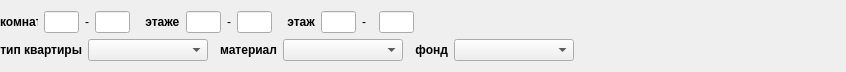
<?xml version="1.0" encoding="UTF-8"?>
<ui version="4.0">
 <class>FindTypeApartment</class>
 <widget class="QWidget" name="FindTypeApartment">
  <property name="geometry">
   <rect>
    <x>0</x>
    <y>0</y>
    <width>846</width>
    <height>71</height>
   </rect>
  </property>
  <property name="minimumSize">
   <size>
    <width>0</width>
    <height>0</height>
   </size>
  </property>
  <property name="windowTitle">
   <string>Form</string>
  </property>
  <layout class="QVBoxLayout" name="verticalLayout">
   <property name="leftMargin">
    <number>0</number>
   </property>
   <item>
    <layout class="QHBoxLayout" name="horizontalLayout">
     <property name="spacing">
      <number>12</number>
     </property>
     <item>
      <widget class="QWidget" name="widget" native="true">
       <property name="minimumSize">
        <size>
         <width>0</width>
         <height>0</height>
        </size>
       </property>
       <property name="maximumSize">
        <size>
         <width>130</width>
         <height>16777215</height>
        </size>
       </property>
       <layout class="QHBoxLayout" name="horizontalLayout_3">
        <property name="leftMargin">
         <number>0</number>
        </property>
        <property name="topMargin">
         <number>0</number>
        </property>
        <property name="rightMargin">
         <number>0</number>
        </property>
        <property name="bottomMargin">
         <number>0</number>
        </property>
        <item>
         <widget class="QLabel" name="label">
          <property name="font">
           <font>
            <weight>75</weight>
            <bold>true</bold>
           </font>
          </property>
          <property name="text">
           <string>комнат</string>
          </property>
         </widget>
        </item>
        <item>
         <widget class="QLineEdit" name="mpMinRoom">
          <property name="minimumSize">
           <size>
            <width>35</width>
            <height>0</height>
           </size>
          </property>
          <property name="maximumSize">
           <size>
            <width>35</width>
            <height>16777215</height>
           </size>
          </property>
         </widget>
        </item>
        <item>
         <widget class="QLabel" name="label_2">
          <property name="text">
           <string>-</string>
          </property>
         </widget>
        </item>
        <item>
         <widget class="QLineEdit" name="mpMaxRoom">
          <property name="minimumSize">
           <size>
            <width>35</width>
            <height>0</height>
           </size>
          </property>
          <property name="maximumSize">
           <size>
            <width>35</width>
            <height>16777215</height>
           </size>
          </property>
         </widget>
        </item>
       </layout>
      </widget>
     </item>
     <item>
      <widget class="QWidget" name="widget_2" native="true">
       <property name="minimumSize">
        <size>
         <width>0</width>
         <height>0</height>
        </size>
       </property>
       <property name="maximumSize">
        <size>
         <width>130</width>
         <height>16777215</height>
        </size>
       </property>
       <layout class="QHBoxLayout" name="horizontalLayout_4">
        <property name="leftMargin">
         <number>0</number>
        </property>
        <property name="topMargin">
         <number>0</number>
        </property>
        <property name="rightMargin">
         <number>0</number>
        </property>
        <property name="bottomMargin">
         <number>0</number>
        </property>
        <item>
         <widget class="QLabel" name="label_3">
          <property name="font">
           <font>
            <weight>75</weight>
            <bold>true</bold>
           </font>
          </property>
          <property name="text">
           <string> этажей</string>
          </property>
         </widget>
        </item>
        <item>
         <widget class="QLineEdit" name="mpMinLevels">
          <property name="minimumSize">
           <size>
            <width>35</width>
            <height>0</height>
           </size>
          </property>
          <property name="maximumSize">
           <size>
            <width>35</width>
            <height>16777215</height>
           </size>
          </property>
         </widget>
        </item>
        <item>
         <widget class="QLabel" name="label_4">
          <property name="text">
           <string>-</string>
          </property>
         </widget>
        </item>
        <item>
         <widget class="QLineEdit" name="mpMaxLevels">
          <property name="minimumSize">
           <size>
            <width>35</width>
            <height>0</height>
           </size>
          </property>
          <property name="maximumSize">
           <size>
            <width>35</width>
            <height>16777215</height>
           </size>
          </property>
         </widget>
        </item>
       </layout>
      </widget>
     </item>
     <item>
      <widget class="QWidget" name="widget_3" native="true">
       <property name="minimumSize">
        <size>
         <width>0</width>
         <height>0</height>
        </size>
       </property>
       <property name="maximumSize">
        <size>
         <width>130</width>
         <height>16777215</height>
        </size>
       </property>
       <layout class="QHBoxLayout" name="horizontalLayout_5">
        <property name="leftMargin">
         <number>0</number>
        </property>
        <property name="topMargin">
         <number>0</number>
        </property>
        <property name="rightMargin">
         <number>0</number>
        </property>
        <property name="bottomMargin">
         <number>0</number>
        </property>
        <item>
         <widget class="QLabel" name="label_5">
          <property name="font">
           <font>
            <weight>75</weight>
            <bold>true</bold>
           </font>
          </property>
          <property name="text">
           <string> этаж</string>
          </property>
         </widget>
        </item>
        <item>
         <widget class="QLineEdit" name="mpMinLevel">
          <property name="minimumSize">
           <size>
            <width>35</width>
            <height>0</height>
           </size>
          </property>
          <property name="maximumSize">
           <size>
            <width>35</width>
            <height>16777215</height>
           </size>
          </property>
         </widget>
        </item>
        <item>
         <widget class="QLabel" name="label_6">
          <property name="text">
           <string>-</string>
          </property>
         </widget>
        </item>
        <item>
         <widget class="QLineEdit" name="mpMaxLevel">
          <property name="minimumSize">
           <size>
            <width>35</width>
            <height>0</height>
           </size>
          </property>
          <property name="maximumSize">
           <size>
            <width>35</width>
            <height>16777215</height>
           </size>
          </property>
         </widget>
        </item>
       </layout>
      </widget>
     </item>
     <item>
      <spacer name="horizontalSpacer_8">
       <property name="orientation">
        <enum>Qt::Horizontal</enum>
       </property>
       <property name="sizeHint" stdset="0">
        <size>
         <width>40</width>
         <height>20</height>
        </size>
       </property>
      </spacer>
     </item>
    </layout>
   </item>
   <item>
    <layout class="QHBoxLayout" name="horizontalLayout_2">
     <property name="spacing">
      <number>12</number>
     </property>
     <item>
      <widget class="QWidget" name="widget_4" native="true">
       <property name="minimumSize">
        <size>
         <width>0</width>
         <height>0</height>
        </size>
       </property>
       <layout class="QHBoxLayout" name="horizontalLayout_6">
        <property name="leftMargin">
         <number>0</number>
        </property>
        <property name="topMargin">
         <number>0</number>
        </property>
        <property name="rightMargin">
         <number>0</number>
        </property>
        <property name="bottomMargin">
         <number>0</number>
        </property>
        <item>
         <widget class="QLabel" name="label_7">
          <property name="font">
           <font>
            <weight>75</weight>
            <bold>true</bold>
           </font>
          </property>
          <property name="text">
           <string>тип квартиры</string>
          </property>
          <property name="alignment">
           <set>Qt::AlignRight|Qt::AlignTrailing|Qt::AlignVCenter</set>
          </property>
         </widget>
        </item>
        <item>
         <widget class="QComboBox" name="mpApartment">
          <property name="minimumSize">
           <size>
            <width>120</width>
            <height>0</height>
           </size>
          </property>
         </widget>
        </item>
       </layout>
      </widget>
     </item>
     <item>
      <widget class="QWidget" name="widget_5" native="true">
       <property name="minimumSize">
        <size>
         <width>0</width>
         <height>0</height>
        </size>
       </property>
       <layout class="QHBoxLayout" name="horizontalLayout_7">
        <property name="leftMargin">
         <number>0</number>
        </property>
        <property name="topMargin">
         <number>0</number>
        </property>
        <property name="rightMargin">
         <number>0</number>
        </property>
        <property name="bottomMargin">
         <number>0</number>
        </property>
        <item>
         <widget class="QLabel" name="label_8">
          <property name="font">
           <font>
            <weight>75</weight>
            <bold>true</bold>
           </font>
          </property>
          <property name="text">
           <string>материал</string>
          </property>
          <property name="alignment">
           <set>Qt::AlignRight|Qt::AlignTrailing|Qt::AlignVCenter</set>
          </property>
         </widget>
        </item>
        <item>
         <widget class="QComboBox" name="mpMaterial">
          <property name="minimumSize">
           <size>
            <width>120</width>
            <height>0</height>
           </size>
          </property>
         </widget>
        </item>
       </layout>
      </widget>
     </item>
     <item>
      <widget class="QWidget" name="widget_6" native="true">
       <property name="minimumSize">
        <size>
         <width>0</width>
         <height>0</height>
        </size>
       </property>
       <layout class="QHBoxLayout" name="horizontalLayout_8">
        <property name="leftMargin">
         <number>0</number>
        </property>
        <property name="topMargin">
         <number>0</number>
        </property>
        <property name="rightMargin">
         <number>0</number>
        </property>
        <property name="bottomMargin">
         <number>0</number>
        </property>
        <item>
         <widget class="QLabel" name="label_9">
          <property name="font">
           <font>
            <weight>75</weight>
            <bold>true</bold>
           </font>
          </property>
          <property name="text">
           <string>фонд</string>
          </property>
          <property name="alignment">
           <set>Qt::AlignRight|Qt::AlignTrailing|Qt::AlignVCenter</set>
          </property>
         </widget>
        </item>
        <item>
         <widget class="QComboBox" name="mpFund">
          <property name="minimumSize">
           <size>
            <width>120</width>
            <height>0</height>
           </size>
          </property>
         </widget>
        </item>
       </layout>
      </widget>
     </item>
     <item>
      <spacer name="horizontalSpacer_7">
       <property name="orientation">
        <enum>Qt::Horizontal</enum>
       </property>
       <property name="sizeHint" stdset="0">
        <size>
         <width>40</width>
         <height>20</height>
        </size>
       </property>
      </spacer>
     </item>
    </layout>
   </item>
  </layout>
 </widget>
 <resources/>
 <connections/>
</ui>
